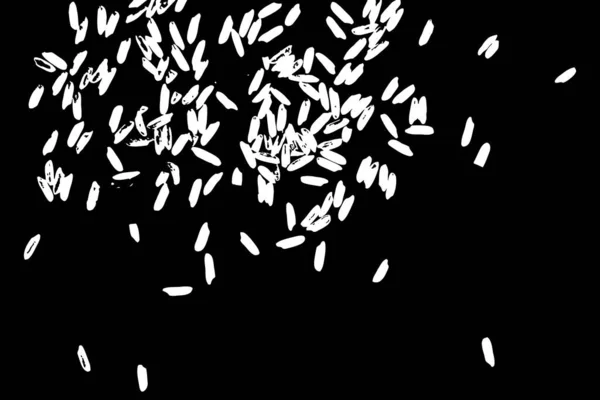
#> input picture Image/image6.jpg, 600 x 400 px
$ python Path_Realtime.py
#> lines starting #> are read from the running program, lines starting #| are printed output that depends on the picture; after the words box and inside, x2 and y2 are one past the last pixel; in counts of white or black regions, pixels touching at a corner belong together
import cv2
import numpy as np

# Baca gambar dan ubah ke grayscale
image = cv2.imread('Image/image6.jpg')
#> image is the input picture: shape (400, 600, 3); mean B, G, R 32.7, 32.7, 32.7
gray = cv2.cvtColor(image, cv2.COLOR_BGR2GRAY)

# Threshold biner
_, binary = cv2.threshold(gray, 200, 255, cv2.THRESH_BINARY)
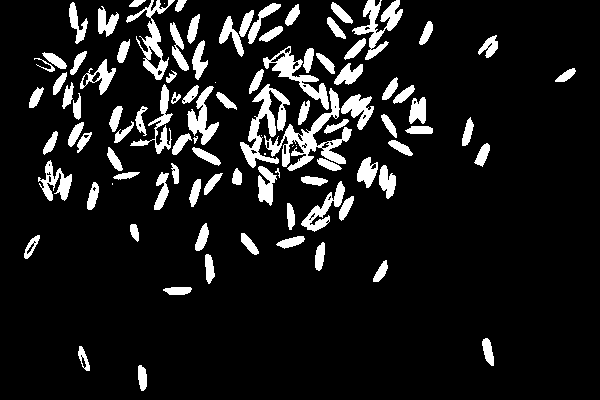
#> binary: shape (400, 600); 10.8% white; 99 white regions (7 under 20 px), largest, box (x1, y1, x2, y2) and area: (264, 88, 352, 171) 1851, (240, 84, 290, 168) 1416, (352, 0, 403, 60) 1100

# Buat kernel morfologi kecil (misalnya 3x3)
kernel = np.ones((3, 3), np.uint8)

# Hilangkan titik-titik kecil dengan opening
cleaned = cv2.erode(binary, kernel, iterations=2)
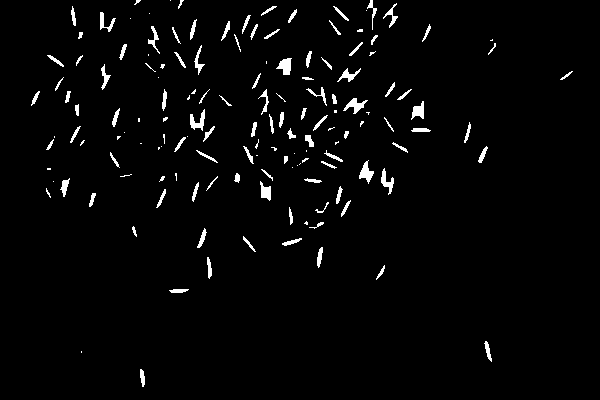
#> cleaned: shape (400, 600); 2.6% white; 149 white regions (49 under 20 px), largest, box (x1, y1, x2, y2) and area: (276, 58, 292, 75) 166, (359, 160, 374, 184) 165, (343, 98, 368, 114) 163

# Tampilkan hasil
cv2.imshow('Tanpa Titik Kecil', cleaned)
cv2.waitKey(0)
cv2.destroyAllWindows()

$ run again, with Image/image2.jpg copied over Image/image6.jpg
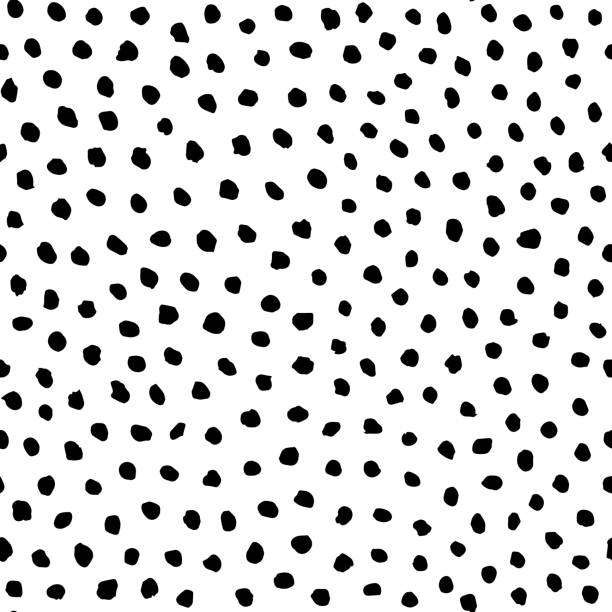
#> input picture Image/image2.jpg, 612 x 612 px
#> image is the input picture: shape (612, 612, 3); min 0, max 255, mean 215.6
#> `_, binary = cv2.threshold(gray, 200, 255, cv2.THRESH_BINARY)`:
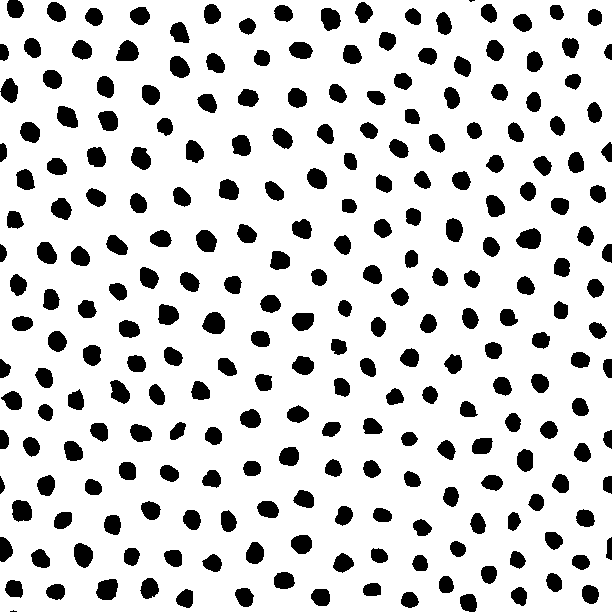
#> binary: shape (612, 612); 83.4% white; 248 black regions (2 under 20 px), largest, box (x1, y1, x2, y2) and area: (516, 228, 541, 249) 394, (202, 312, 225, 334) 388, (96, 579, 118, 600) 369
#> `cleaned = cv2.erode(binary, kernel, iterations=2)`:
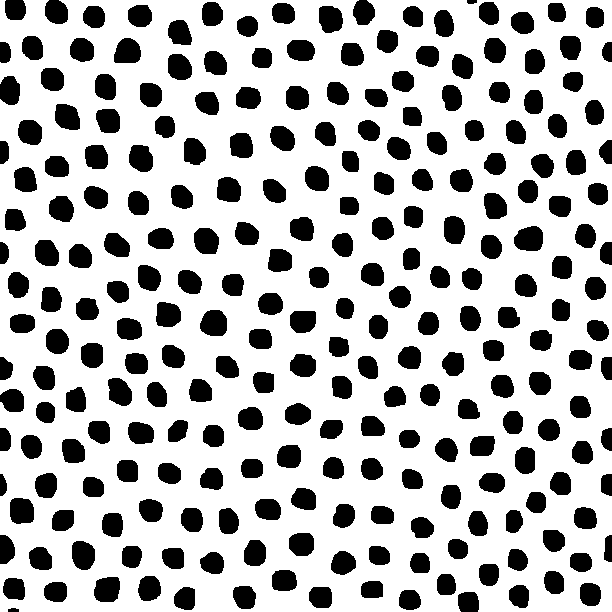
#> cleaned: shape (612, 612); 73% white; 248 black regions, largest, box (x1, y1, x2, y2) and area: (514, 226, 543, 251) 594, (200, 310, 227, 336) 584, (94, 577, 120, 602) 557

$ run again, with Image/image3.jpg copied over Image/image6.jpg
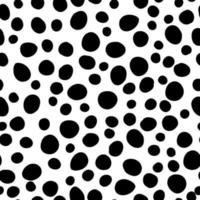
#> input picture Image/image3.jpg, 200 x 200 px
#> image is the input picture: shape (200, 200, 3); min 0, max 255, mean 152.8
#> `_, binary = cv2.threshold(gray, 200, 255, cv2.THRESH_BINARY)`:
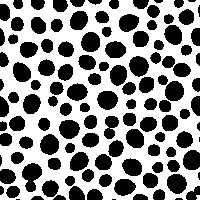
#> binary: shape (200, 200); 55.3% white; 122 black regions (8 under 20 px), largest, box (x1, y1, x2, y2) and area: (22, 163, 42, 192) 372, (59, 120, 80, 139) 311, (129, 56, 149, 77) 310
#> `cleaned = cv2.erode(binary, kernel, iterations=2)`:
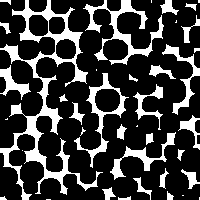
#> cleaned: shape (200, 200); 23.8% white; 39 white regions (12 under 20 px), largest, box (x1, y1, x2, y2) and area: (0, 0, 103, 200) 3729, (83, 0, 164, 65) 1293, (74, 73, 129, 168) 832
